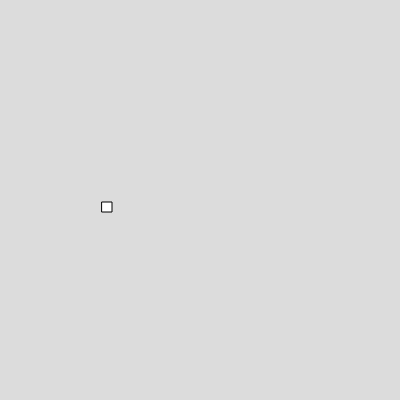
Frame 1 (no input)
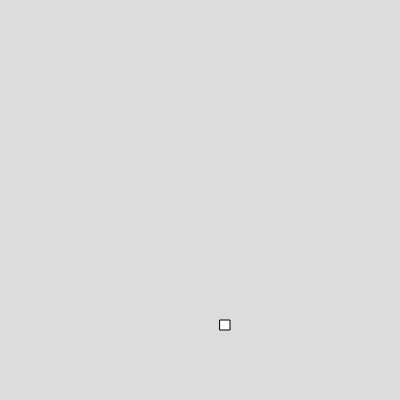
Frame 60 (no input)
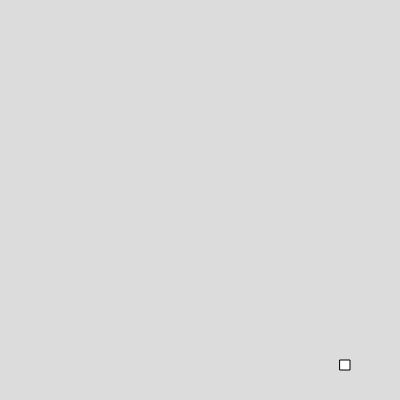
Frame 120 (the mouse pressed at the canvas centre since frame 60)

The p5.js sketch that drew these frames (run headless with seeded random() and noise() and a simulated clock; from frame 60 on, the mouse is pressed at the canvas centre):

// p5.js sketch
// ── sketch.js
var box1;

function setup() 
{
  createCanvas(400, 400);
box1= new Box(100,200,10,10,2,2);
}

function draw() 
{
  background(220);
  rect(this.x, this.y,this.w,this.h,this.vx,this.vy)
box1.move();
  box1.show();
box1.bounce();
}

// ── box.js
class Box
  {
    constructor(x,y,w,h,vx,vy)
    {
      this.x =x;
      this.y =y;
      this.w =w;
      this.h = h;
      this.vx = vx;
      this.vy = vy;
    }
    
    show()
    {
      rect(this.x,this.y,this.w,this.h)
    }
    
      move()
    {
      this.x = this.x+this.vx;
      this.y = this.y+this.vy;
    }
    
    bounce()
    {
      if (this.x>=width || this.x<=0)
        {
          this.vx = -this.vx;
        }

        else if(this.y>=width || this.y<=0){
          this.vy = -this.vy;
        }
    }
  }

  
